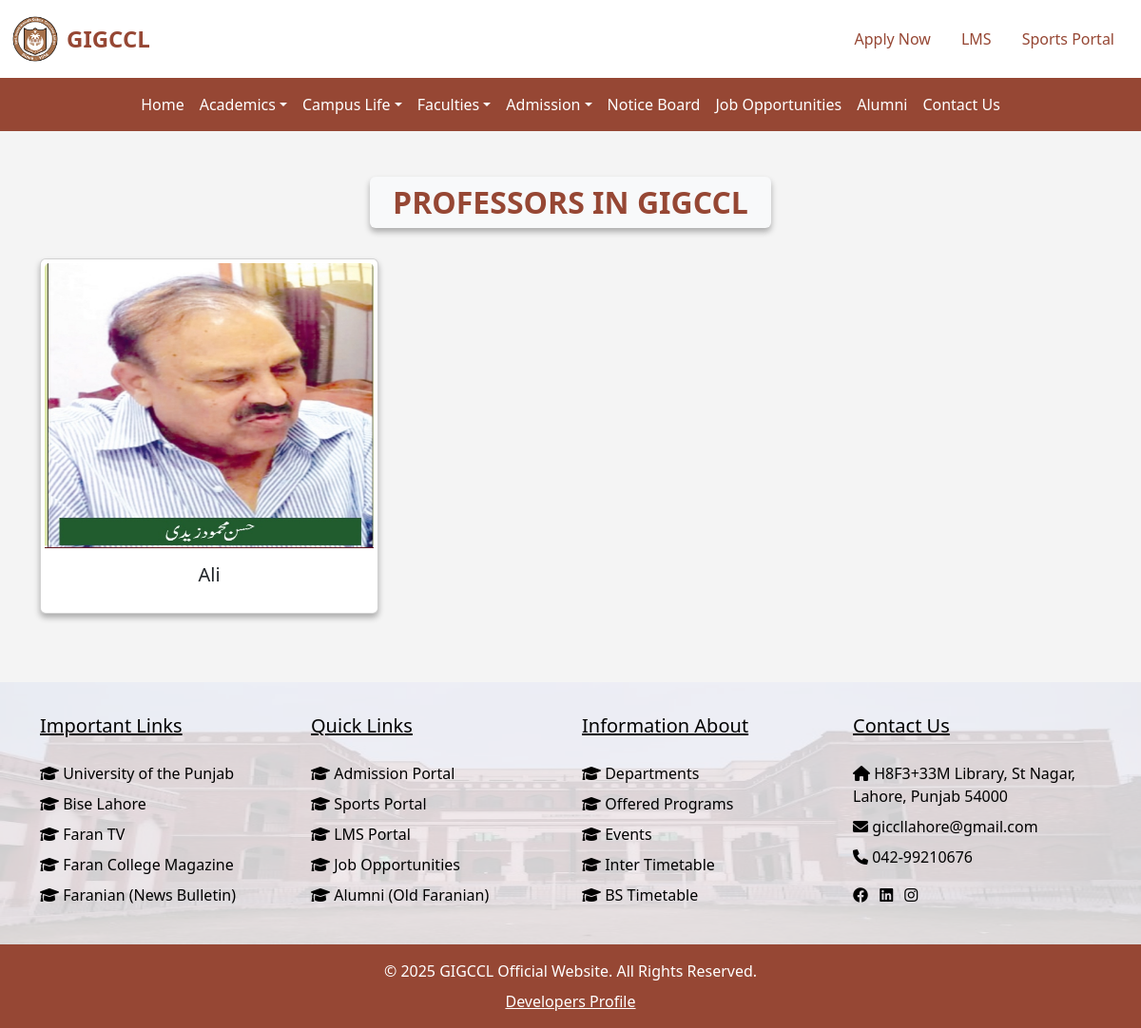
Screenshot of /faculties/professors/ with the database file from the repository.
### faculties/models.py (models this page shows, shortened)
class Professor(models.Model):
    name = models.CharField(max_length=255)
    image = models.ImageField(upload_to='professors/')
    professor_detail = CKEditor5Field(config_name='extends')
    created_at = models.DateTimeField(default=timezone.now)

### faculties/views.py (the view)
# urls.py: path('professors/', views.professor_list, name='professor_list'),
def professor_list(request):
    professors = Professor.objects.all().order_by('-created_at')
    return render(request, 'faculties/professor.html', {'professors': professors})

### faculties/templates/faculties/professor.html (shortened to what this page needs)
{% extends 'base.html' %}
{% block content %}
<section class="departments py-5">
    <div class="container">
        <div class="d-flex justify-content-center" data-aos="zoom-in" data-aos-duration="500">
            <h2 class="text-center px-4 py-2 bg-light rounded custom-shadow fw-bold text-uppercase">Professors in GIGCCL</h2>
        </div>
        <div class="row mt-4">
            {% for professor in professors %}
            <div class="col-lg-4 col-md-6 col-sm-12 mb-4 d-flex align-items-stretch">
                <a href="{% url 'professor_detail' professor.id %}" class="w-100 text-decoration-none text-dark">
                    <div class="card p-1 custom-shadow w-100" data-aos="zoom-in" data-aos-duration="500">
                        <img src="{{ professor.image.url }}" class="card-img-top img-fluid" alt="{{ professor.name }}">
                        <div class="card-body text-center d-flex flex-column justify-content-center">
                            <h5 class="card-title">{{ professor.name }}</h5>
                        </div>
                    </div>
                </a>
            </div>
            {% empty %}
                <div class="d-flex justify-content-center mb-4">
                    <div class="card border-0 shadow-sm px-4 py-2" style="background-color: #f8f9fa; width: fit-content;">
                        <h2 class="mb-0 text-center" style="color: #964734;">No Professor Available</h2>
                    </div>
                </div>
            {% endfor %}
        </div>
    </div>
</section>
{% endblock %}

### static/css/styles.css (style rules this page uses)
body { background-color: #f4f4f4; }

### faculties/templates/faculties/professor.html (style rules this page uses)
.card { height: 100%; display: flex; flex-direction: column; }
.card-img-top { height: 300px; width: 100%; }
.card-body { flex-grow: 1; display: flex; flex-direction: column; justify-content: center; align-items: center; }
h2 { color: #964734 !important; }
.custom-shadow { box-shadow: 0px 4px 6px rgba(0, 0, 0, 0.3); }

### rows the page displays
Professor: image (picture), name "Ali"
